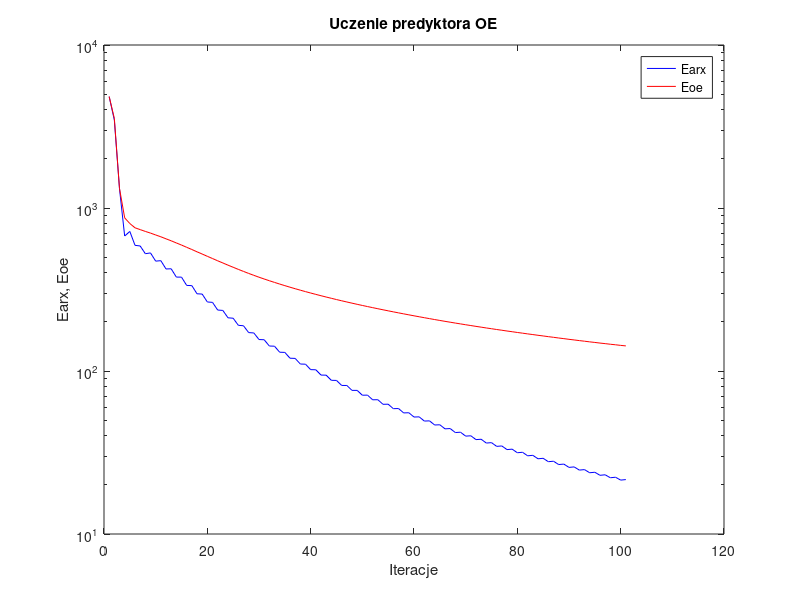
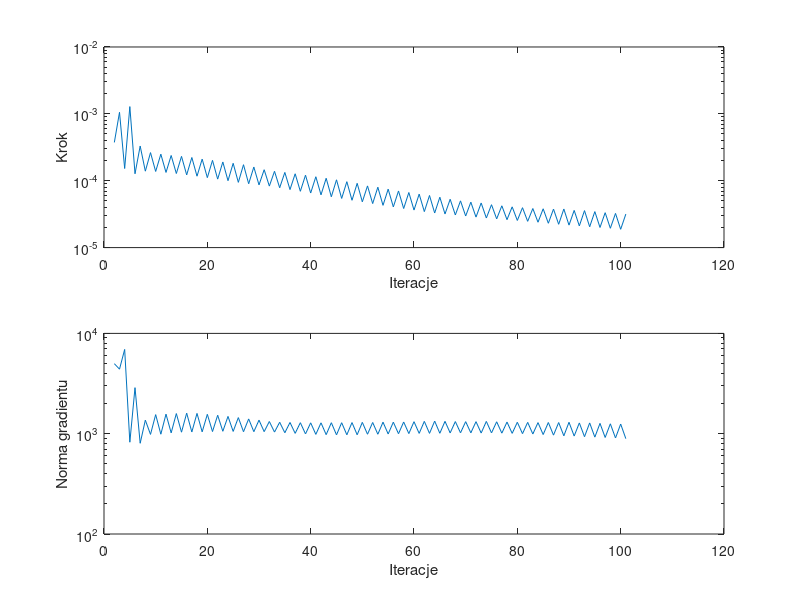

Recreate these plots in MATLAB, in order.
%uczenie predyktora oe
clear all;
n=0; farx(n+1)=4.821325e+003; foe(n+1)=4.828737e+003; wspucz(n+1)=0.000000e+000; ng(n+1)=0.000000e+000;
n=1; farx(n+1)=3.466521e+003; foe(n+1)=3.544968e+003; krok(n+1)=3.738889e-004; ng(n+1)=4.992373e+003;
n=2; farx(n+1)=1.311187e+003; foe(n+1)=1.317003e+003; krok(n+1)=1.055436e-003; ng(n+1)=4.397254e+003;
n=3; farx(n+1)=6.731614e+002; foe(n+1)=8.702983e+002; krok(n+1)=1.523335e-004; ng(n+1)=6.920920e+003;
n=4; farx(n+1)=7.181375e+002; foe(n+1)=8.029424e+002; krok(n+1)=1.284363e-003; ng(n+1)=8.226458e+002;
n=5; farx(n+1)=5.902615e+002; foe(n+1)=7.561644e+002; krok(n+1)=1.270414e-004; ng(n+1)=2.877322e+003;
n=6; farx(n+1)=5.849223e+002; foe(n+1)=7.369205e+002; krok(n+1)=3.301872e-004; ng(n+1)=8.027218e+002;
n=7; farx(n+1)=5.243516e+002; foe(n+1)=7.183659e+002; krok(n+1)=1.389271e-004; ng(n+1)=1.364823e+003;
n=8; farx(n+1)=5.301788e+002; foe(n+1)=7.015439e+002; krok(n+1)=2.633328e-004; ng(n+1)=9.840901e+002;
n=9; farx(n+1)=4.721438e+002; foe(n+1)=6.833137e+002; krok(n+1)=1.376014e-004; ng(n+1)=1.549403e+003;
n=10; farx(n+1)=4.752725e+002; foe(n+1)=6.658663e+002; krok(n+1)=2.494331e-004; ng(n+1)=9.882412e+002;
n=11; farx(n+1)=4.226190e+002; foe(n+1)=6.471214e+002; krok(n+1)=1.330707e-004; ng(n+1)=1.566177e+003;
n=12; farx(n+1)=4.237947e+002; foe(n+1)=6.292411e+002; krok(n+1)=2.385047e-004; ng(n+1)=1.019075e+003;
n=13; farx(n+1)=3.768173e+002; foe(n+1)=6.104470e+002; krok(n+1)=1.281635e-004; ng(n+1)=1.587568e+003;
n=14; farx(n+1)=3.766513e+002; foe(n+1)=5.925379e+002; krok(n+1)=2.312276e-004; ng(n+1)=1.035309e+003;
n=15; farx(n+1)=3.350626e+002; foe(n+1)=5.739569e+002; krok(n+1)=1.222501e-004; ng(n+1)=1.602671e+003;
n=16; farx(n+1)=3.340581e+002; foe(n+1)=5.564749e+002; krok(n+1)=2.224690e-004; ng(n+1)=1.040334e+003;
n=17; farx(n+1)=2.976932e+002; foe(n+1)=5.386181e+002; krok(n+1)=1.168734e-004; ng(n+1)=1.593223e+003;
n=18; farx(n+1)=2.964693e+002; foe(n+1)=5.220699e+002; krok(n+1)=2.102269e-004; ng(n+1)=1.043714e+003;
n=19; farx(n+1)=2.651580e+002; foe(n+1)=5.053669e+002; krok(n+1)=1.112345e-004; ng(n+1)=1.559995e+003;
n=20; farx(n+1)=2.636996e+002; foe(n+1)=4.898281e+002; krok(n+1)=2.015675e-004; ng(n+1)=1.050574e+003;
n=21; farx(n+1)=2.366451e+002; foe(n+1)=4.743616e+002; krok(n+1)=1.057004e-004; ng(n+1)=1.527261e+003;
n=22; farx(n+1)=2.352966e+002; foe(n+1)=4.600901e+002; krok(n+1)=1.906434e-004; ng(n+1)=1.057158e+003;
n=23; farx(n+1)=2.120497e+002; foe(n+1)=4.460025e+002; krok(n+1)=1.001480e-004; ng(n+1)=1.487208e+003;
n=24; farx(n+1)=2.107547e+002; foe(n+1)=4.329474e+002; krok(n+1)=1.821668e-004; ng(n+1)=1.053558e+003;
n=25; farx(n+1)=1.906889e+002; foe(n+1)=4.201762e+002; krok(n+1)=9.455668e-005; ng(n+1)=1.447221e+003;
n=26; farx(n+1)=1.894911e+002; foe(n+1)=4.083271e+002; krok(n+1)=1.736749e-004; ng(n+1)=1.046216e+003;
n=27; farx(n+1)=1.720099e+002; foe(n+1)=3.968420e+002; krok(n+1)=9.012338e-005; ng(n+1)=1.404090e+003;
n=28; farx(n+1)=1.711952e+002; foe(n+1)=3.863418e+002; krok(n+1)=1.602589e-004; ng(n+1)=1.047438e+003;
n=29; farx(n+1)=1.559758e+002; foe(n+1)=3.761673e+002; krok(n+1)=8.669030e-005; ng(n+1)=1.364553e+003;
n=30; farx(n+1)=1.555091e+002; foe(n+1)=3.668942e+002; krok(n+1)=1.460638e-004; ng(n+1)=1.048291e+003;
n=31; farx(n+1)=1.423313e+002; foe(n+1)=3.579384e+002; krok(n+1)=8.309647e-005; ng(n+1)=1.322880e+003;
n=32; farx(n+1)=1.419708e+002; foe(n+1)=3.495949e+002; krok(n+1)=1.383684e-004; ng(n+1)=1.038065e+003;
n=33; farx(n+1)=1.303943e+002; foe(n+1)=3.415538e+002; krok(n+1)=7.846985e-005; ng(n+1)=1.300091e+003;
n=34; farx(n+1)=1.300610e+002; foe(n+1)=3.339803e+002; krok(n+1)=1.330707e-004; ng(n+1)=1.022692e+003;
n=35; farx(n+1)=1.197955e+002; foe(n+1)=3.266923e+002; krok(n+1)=7.372297e-005; ng(n+1)=1.294148e+003;
n=36; farx(n+1)=1.194883e+002; foe(n+1)=3.197995e+002; krok(n+1)=1.270414e-004; ng(n+1)=1.007633e+003;
n=37; farx(n+1)=1.103652e+002; foe(n+1)=3.132021e+002; krok(n+1)=6.949109e-005; ng(n+1)=1.287637e+003;
n=38; farx(n+1)=1.101079e+002; foe(n+1)=3.069160e+002; krok(n+1)=1.209597e-004; ng(n+1)=9.947196e+002;
n=39; farx(n+1)=1.019462e+002; foe(n+1)=3.009062e+002; krok(n+1)=6.546014e-005; ng(n+1)=1.283640e+003;
n=40; farx(n+1)=1.017542e+002; foe(n+1)=2.951576e+002; krok(n+1)=1.147197e-004; ng(n+1)=9.843945e+002;
n=41; farx(n+1)=9.442150e+001; foe(n+1)=2.896503e+002; krok(n+1)=6.153829e-005; ng(n+1)=1.283862e+003;
n=42; farx(n+1)=9.427988e+001; foe(n+1)=2.843597e+002; krok(n+1)=1.088055e-004; ng(n+1)=9.783650e+002;
n=43; farx(n+1)=8.768312e+001; foe(n+1)=2.792815e+002; krok(n+1)=5.755042e-005; ng(n+1)=1.287113e+003;
n=44; farx(n+1)=8.753962e+001; foe(n+1)=2.743548e+002; krok(n+1)=1.032442e-004; ng(n+1)=9.734315e+002;
n=45; farx(n+1)=8.156074e+001; foe(n+1)=2.696694e+002; krok(n+1)=5.434585e-005; ng(n+1)=1.287234e+003;
n=46; farx(n+1)=8.150025e+001; foe(n+1)=2.651227e+002; krok(n+1)=9.677161e-005; ng(n+1)=9.755053e+002;
n=47; farx(n+1)=7.606703e+001; foe(n+1)=2.607619e+002; krok(n+1)=5.100600e-005; ng(n+1)=1.291132e+003;
n=48; farx(n+1)=7.603952e+001; foe(n+1)=2.565176e+002; krok(n+1)=9.144347e-005; ng(n+1)=9.759459e+002;
n=49; farx(n+1)=7.103529e+001; foe(n+1)=2.524373e+002; krok(n+1)=4.837788e-005; ng(n+1)=1.297317e+003;
n=50; farx(n+1)=7.112068e+001; foe(n+1)=2.485352e+002; krok(n+1)=8.368590e-005; ng(n+1)=9.877656e+002;
n=51; farx(n+1)=6.658518e+001; foe(n+1)=2.447395e+002; krok(n+1)=4.554170e-005; ng(n+1)=1.293742e+003;
n=52; farx(n+1)=6.665596e+001; foe(n+1)=2.410458e+002; krok(n+1)=7.999634e-005; ng(n+1)=9.874726e+002;
n=53; farx(n+1)=6.247575e+001; foe(n+1)=2.374580e+002; krok(n+1)=4.285449e-005; ng(n+1)=1.302855e+003;
n=54; farx(n+1)=6.257559e+001; foe(n+1)=2.339942e+002; krok(n+1)=7.481366e-005; ng(n+1)=9.937652e+002;
n=55; farx(n+1)=5.873612e+001; foe(n+1)=2.306241e+002; krok(n+1)=4.060864e-005; ng(n+1)=1.303306e+003;
n=56; farx(n+1)=5.885913e+001; foe(n+1)=2.273682e+002; krok(n+1)=7.028870e-005; ng(n+1)=9.995781e+002;
n=57; farx(n+1)=5.532597e+001; foe(n+1)=2.241873e+002; krok(n+1)=3.840954e-005; ng(n+1)=1.309035e+003;
n=58; farx(n+1)=5.545499e+001; foe(n+1)=2.211099e+002; krok(n+1)=6.666596e-005; ng(n+1)=1.002541e+003;
n=59; farx(n+1)=5.218402e+001; foe(n+1)=2.180935e+002; krok(n+1)=3.643108e-005; ng(n+1)=1.317593e+003;
n=60; farx(n+1)=5.233017e+001; foe(n+1)=2.151932e+002; krok(n+1)=6.307208e-005; ng(n+1)=1.007074e+003;
n=61; farx(n+1)=4.930472e+001; foe(n+1)=2.123285e+002; krok(n+1)=3.452947e-005; ng(n+1)=1.327233e+003;
n=62; farx(n+1)=4.944801e+001; foe(n+1)=2.095770e+002; krok(n+1)=6.016312e-005; ng(n+1)=1.007502e+003;
n=63; farx(n+1)=4.663821e+001; foe(n+1)=2.068535e+002; krok(n+1)=3.290674e-005; ng(n+1)=1.334764e+003;
n=64; farx(n+1)=4.678740e+001; foe(n+1)=2.042538e+002; krok(n+1)=5.665485e-005; ng(n+1)=1.009616e+003;
n=65; farx(n+1)=4.417027e+001; foe(n+1)=2.016842e+002; krok(n+1)=3.185663e-005; ng(n+1)=1.328236e+003;
n=66; farx(n+1)=4.435630e+001; foe(n+1)=1.992560e+002; krok(n+1)=5.279238e-005; ng(n+1)=1.018120e+003;
n=67; farx(n+1)=4.192284e+001; foe(n+1)=1.968253e+002; krok(n+1)=3.076170e-005; ng(n+1)=1.321339e+003;
n=68; farx(n+1)=4.212012e+001; foe(n+1)=1.945339e+002; krok(n+1)=5.000710e-005; ng(n+1)=1.020332e+003;
n=69; farx(n+1)=3.985188e+001; foe(n+1)=1.922245e+002; krok(n+1)=2.968065e-005; ng(n+1)=1.318818e+003;
n=70; farx(n+1)=4.005356e+001; foe(n+1)=1.900542e+002; krok(n+1)=4.780311e-005; ng(n+1)=1.019788e+003;
n=71; farx(n+1)=3.793752e+001; foe(n+1)=1.878516e+002; krok(n+1)=2.857275e-005; ng(n+1)=1.318461e+003;
n=72; farx(n+1)=3.813581e+001; foe(n+1)=1.857846e+002; krok(n+1)=4.645269e-005; ng(n+1)=1.015207e+003;
n=73; farx(n+1)=3.613374e+001; foe(n+1)=1.836672e+002; krok(n+1)=2.769106e-005; ng(n+1)=1.325720e+003;
n=74; farx(n+1)=3.635110e+001; foe(n+1)=1.817249e+002; krok(n+1)=4.381503e-005; ng(n+1)=1.018476e+003;
n=75; farx(n+1)=3.448463e+001; foe(n+1)=1.797135e+002; krok(n+1)=2.689352e-005; ng(n+1)=1.314801e+003;
n=76; farx(n+1)=3.469529e+001; foe(n+1)=1.778626e+002; krok(n+1)=4.219311e-005; ng(n+1)=1.012614e+003;
n=77; farx(n+1)=3.294714e+001; foe(n+1)=1.759450e+002; krok(n+1)=2.616958e-005; ng(n+1)=1.306254e+003;
n=78; farx(n+1)=3.315727e+001; foe(n+1)=1.741849e+002; krok(n+1)=4.069022e-005; ng(n+1)=1.007684e+003;
n=79; farx(n+1)=3.151633e+001; foe(n+1)=1.723511e+002; krok(n+1)=2.545461e-005; ng(n+1)=1.299664e+003;
n=80; farx(n+1)=3.172589e+001; foe(n+1)=1.706748e+002; krok(n+1)=3.953838e-005; ng(n+1)=1.001444e+003;
n=81; farx(n+1)=3.018143e+001; foe(n+1)=1.689132e+002; krok(n+1)=2.470394e-005; ng(n+1)=1.297103e+003;
n=82; farx(n+1)=3.038630e+001; foe(n+1)=1.673133e+002; krok(n+1)=3.840036e-005; ng(n+1)=9.934327e+002;
n=83; farx(n+1)=2.894039e+001; foe(n+1)=1.656257e+002; krok(n+1)=2.394830e-005; ng(n+1)=1.289774e+003;
n=84; farx(n+1)=2.913505e+001; foe(n+1)=1.640877e+002; krok(n+1)=3.806191e-005; ng(n+1)=9.808116e+002;
n=85; farx(n+1)=2.777167e+001; foe(n+1)=1.624553e+002; krok(n+1)=2.310648e-005; ng(n+1)=1.292940e+003;
n=86; farx(n+1)=2.795566e+001; foe(n+1)=1.609760e+002; krok(n+1)=3.764398e-005; ng(n+1)=9.676043e+002;
n=87; farx(n+1)=2.667409e+001; foe(n+1)=1.594013e+002; krok(n+1)=2.230894e-005; ng(n+1)=1.292064e+003;
n=88; farx(n+1)=2.684792e+001; foe(n+1)=1.579742e+002; krok(n+1)=3.773212e-005; ng(n+1)=9.526372e+002;
n=89; farx(n+1)=2.562462e+001; foe(n+1)=1.564414e+002; krok(n+1)=2.167257e-005; ng(n+1)=1.299882e+003;
n=90; farx(n+1)=2.580293e+001; foe(n+1)=1.550944e+002; krok(n+1)=3.598644e-005; ng(n+1)=9.475753e+002;
n=91; farx(n+1)=2.466537e+001; foe(n+1)=1.536409e+002; krok(n+1)=2.110229e-005; ng(n+1)=1.280665e+003;
n=92; farx(n+1)=2.483497e+001; foe(n+1)=1.523457e+002; krok(n+1)=3.574308e-005; ng(n+1)=9.332465e+002;
n=93; farx(n+1)=2.375741e+001; foe(n+1)=1.509407e+002; krok(n+1)=2.047517e-005; ng(n+1)=1.281016e+003;
n=94; farx(n+1)=2.392532e+001; foe(n+1)=1.497116e+002; krok(n+1)=3.452947e-005; ng(n+1)=9.242061e+002;
n=95; farx(n+1)=2.291372e+001; foe(n+1)=1.483737e+002; krok(n+1)=1.999909e-005; ng(n+1)=1.267145e+003;
n=96; farx(n+1)=2.308308e+001; foe(n+1)=1.472130e+002; krok(n+1)=3.326767e-005; ng(n+1)=9.168451e+002;
n=97; farx(n+1)=2.213496e+001; foe(n+1)=1.459379e+002; krok(n+1)=1.944453e-005; ng(n+1)=1.255043e+003;
n=98; farx(n+1)=2.230160e+001; foe(n+1)=1.448361e+002; krok(n+1)=3.242569e-005; ng(n+1)=9.064523e+002;
n=99; farx(n+1)=2.141271e+001; foe(n+1)=1.436153e+002; krok(n+1)=1.877682e-005; ng(n+1)=1.248139e+003;
n=100; farx(n+1)=2.157004e+001; foe(n+1)=1.425628e+002; krok(n+1)=3.168396e-005; ng(n+1)=8.924783e+002;

figure; semilogy(farx,'b'); hold on; semilogy(foe,'r'); xlabel('Iteracje'); ylabel('Earx, Eoe'); legend('Earx','Eoe'); title('Uczenie predyktora OE');
figure; subplot(2,1,1); semilogy(krok); xlabel('Iteracje'); ylabel('Krok');
subplot(2,1,2); semilogy(ng); xlabel('Iteracje'); ylabel('Norma gradientu');
Earx=farx(n+1)
Eoe=foe(n+1)
